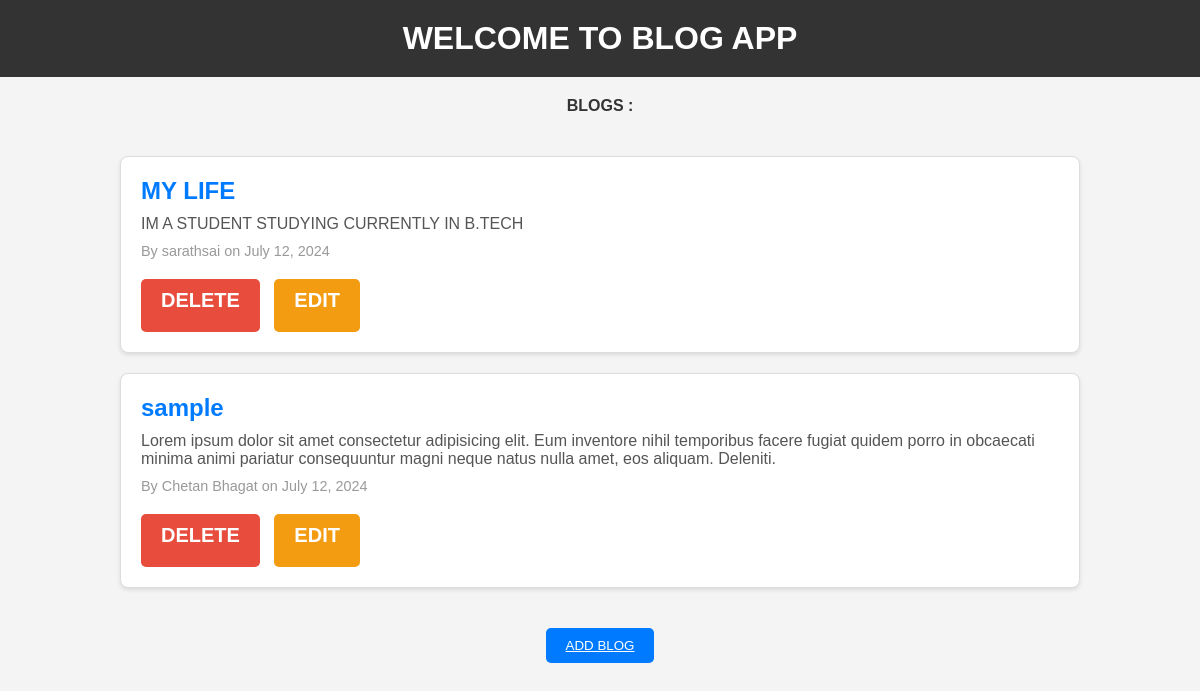
The page /bloglist/ on the database its author committed.
### blogapp/models.py (models this page shows)
class blogEntries(models.Model):
    title = models.CharField(max_length=30)
    content = models.CharField(max_length=500)
    datecreated = models.DateField(auto_now_add=True)
    author = models.CharField(max_length = 50)

### blogapp/views.py (the view)
# urls.py: path('bloglist/', views.displayblogs, name="simpledisplayblog"),
def displayblogs(request):
    blogs = blogEntries.objects.all()
    return render(request,'blogs/blogdisplay.html',{'blogs' : blogs})

### templates/blogs/blogdisplay.html (shortened to what this page needs)
<!DOCTYPE html>
<html lang="en">
<head>
</head>
<body>
    <h1>WELCOME TO BLOG APP</h1>
    <h4>BLOGS :</h4>
    <ol>
        {% for blog in blogs %}
            <li>
                <a href="{% url 'blogdisplay' blog.id %}">{{ blog.title }}</a>
                <p>{{ blog.content }}</p>
                <p class="meta">By {{ blog.author }} on {{ blog.datecreated }}</p>
                <div class="actions">
                    <button class="delete-button"><a href="{% url 'blogdelete' blog.id %}">DELETE</a></button>
                    <button class="edit-button"><a href="{% url 'blogedit' blog.id %}">EDIT</a></button>
                </div>
            </li>
        {% endfor %}
    </ol>
    <button class="add-blog"><a href="{% url 'blogentry' %}">ADD BLOG</a></button>
</body>
</html>

### templates/blogs/blogdisplay.html (style rules this page uses)
body { font-family: Arial, sans-serif; background-color: #f4f4f4; margin: 0; padding: 0; display: flex; flex-direction: column; align-items: center; }
h1 { background-color: #333; color: white; padding: 20px; width: 100%; text-align: center; margin: 0; }
h4 { color: #333; margin-top: 20px; }
ol { list-style: none; padding: 0; margin: 0; width: 80%; }
ol li { background-color: white; margin: 20px 0; padding: 20px; border: 1px solid #ddd; border-radius: 8px; box-shadow: 0 2px 4px rgba(0, 0, 0, 0.1); }
ol li a { text-decoration: none; color: #007bff; font-size: 1.5em; font-weight: bold; display: block; margin-bottom: 10px; }
ol li p { margin: 10px 0; color: #555; }
.meta { font-size: 0.9em; color: #999; }
.actions { margin-top: 20px; }
.actions button { padding: 10px 20px; border-radius: 5px; cursor: pointer; margin-right: 10px; }
.actions button a { text-decoration: none; color: white; }
.delete-button { background-color: #e74c3c; border: none; }
.edit-button { background-color: #f39c12; border: none; }
.add-blog { margin-top: 20px; padding: 10px 20px; background-color: #007bff; border: none; border-radius: 5px; }
.add-blog a { color: white; }

### rows shown on the page
blogEntries: title "MY LIFE", content "IM A STUDENT STUDYING CURRENTLY IN B.TECH", author "sarathsai", datecreated "July 12, 2024"
blogEntries: title "sample", content "Lorem ipsum dolor sit amet consectetur adipisicing elit. Eum inventore nihil temporibus facere fugiat quidem porro in obcaecati minima animi pariatur consequuntur magni neque natus nulla amet, eos aliquam. Deleniti.", author "Chetan Bhagat", datecreated "July 12, 2024"
